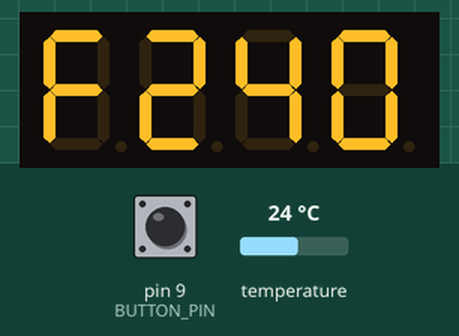
A sketch run on a simulated Arduino Uno, built with avr-gcc and run on an emulated ATmega328P. Parts: 4-digit seven-segment display. The test bench sets the inputs (shaded band); at power-on: pin 9 (BUTTON_PIN) LOW, temperature 24 °C.

Above: at 2.3 s.
2.4 s: pin 9 (BUTTON_PIN) pulled HIGH for 0.95 s
At 5.1 s:
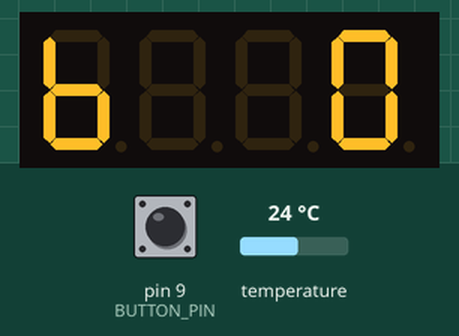
5.4 s: pin 9 (BUTTON_PIN) pulled HIGH for 3.2 s
At 7.2 s:
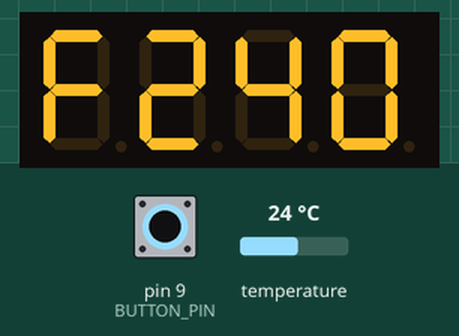
10.1 s: temperature set to 12 °C
At 11.4 s:
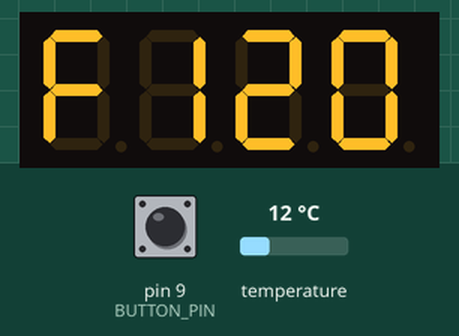
11.7 s: temperature set to 19 °C
At 13.0 s:
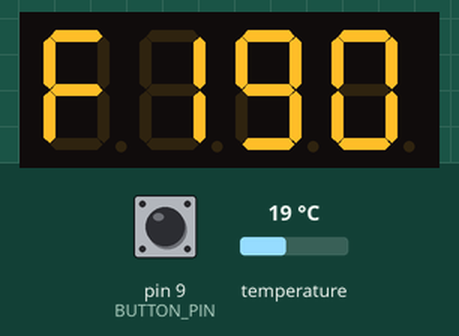
13.3 s: temperature set to 28 °C
At 14.9 s:
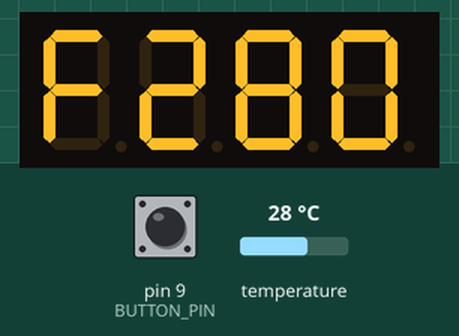
Timing chart, 0 to 15.9 s (numbered marks = the images above; inputs shaded):
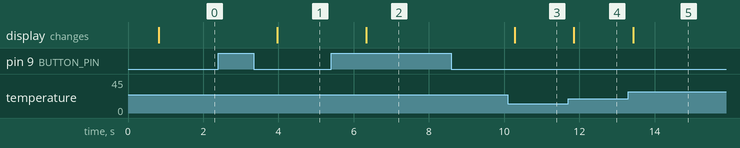

The sketch:

BaustellaTemperature.ino
```cpp
#include "TM1637.h"
#include "OneWire.h"
#include "DallasTemperature.h"

#define ONE_WIRE_BUS_PIN 5
#define DISPLAY_CLOCK_PIN 2
#define DISPLAY_DATA_PIN 3
#define BUTTON_PIN 9

#define MAX_SENSORS 2

OneWire oneWire(ONE_WIRE_BUS_PIN);
DallasTemperature sensors(&oneWire);

TM1637 display(DISPLAY_CLOCK_PIN, DISPLAY_DATA_PIN);

int selectedSensor = 0;
int buttonPressedPrevious = 0;

char descriptions[] = { 0x0F, 0x0b };

void setup()
{
  pinMode(BUTTON_PIN, INPUT);

  display.init();
  display.set(BRIGHT_DARKEST);

  sensors.begin();
}

void loop()
{
  byte buttonPressed = digitalRead(BUTTON_PIN);
  if (buttonPressed && !buttonPressedPrevious) {
    selectedSensor += 1;
    if (selectedSensor >= MAX_SENSORS) {
      selectedSensor = 0;
    }
  }
  buttonPressedPrevious = buttonPressed;

  sensors.requestTemperatures();
  for (int sensor = 0; sensor < MAX_SENSORS; sensor++) {
      float temp = sensors.getTempCByIndex(sensor);
      if (sensor == selectedSensor) {
        display.display(0, descriptions[sensor]);
        display.display(1, (int)temp / 10);
        display.display(2, (int)temp % 10);
        display.display(3, (int)(temp * 10) % 10);
      }
  }
}
```

Measured:
- after the input at 2.4 s, the display: changes after 1.6 s (image 1)
- after the input at 5.4 s, the display: changes after 0.94 s (image 2)
- after the input at 10.1 s, the display: changes after 0.18 s (image 3)
- after the input at 11.7 s, the display: changes after 0.16 s (image 4)
- after the input at 13.3 s, the display: changes after 0.13 s (image 5)
